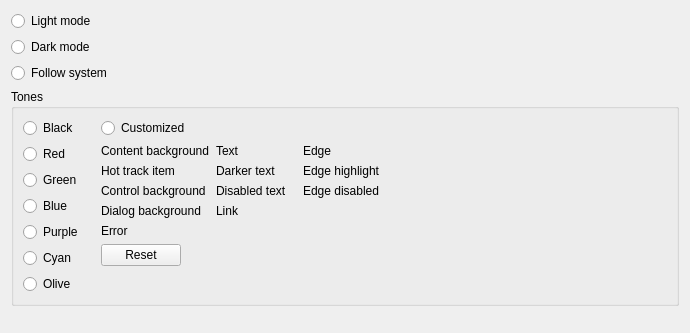
<?xml version="1.0" encoding="UTF-8"?>
<ui version="4.0">
 <class>PreferenceSubDarkmodeDlg</class>
 <widget class="QWidget" name="PreferenceSubDarkmodeDlg">
  <property name="geometry"><rect><x>0</x><y>0</y><width>690</width><height>333</height></rect></property>
  <layout class="QVBoxLayout" name="layout1">
   <item>
    <widget class="QRadioButton" name="radioDarkmodeLightmode">
     <property name="nppId" stdset="0"><number>7131</number></property>
     <property name="text"><string>Light mode</string></property>
     <attribute name="buttonGroup"><string notr="true">radioGroup1</string></attribute>
    </widget>
   </item>
   <item>
    <widget class="QRadioButton" name="radioDarkmodeDarkmode">
     <property name="nppId" stdset="0"><number>7132</number></property>
     <property name="text"><string>Dark mode</string></property>
     <attribute name="buttonGroup"><string notr="true">radioGroup1</string></attribute>
    </widget>
   </item>
   <item>
    <widget class="QRadioButton" name="radioDarkmodeFollowwindows">
     <property name="nppId" stdset="0"><number>7133</number></property>
     <property name="text"><string>Follow system</string></property>
     <attribute name="buttonGroup"><string notr="true">radioGroup1</string></attribute>
    </widget>
   </item>
   <item>
    <widget class="QGroupBox" name="darkmodeTonesGbStatic">
     <property name="nppId" stdset="0"><number>7135</number></property>
     <property name="title"><string>Tones</string></property>
     <layout class="QHBoxLayout" name="layout2">
      <item>
       <layout class="QVBoxLayout" name="layout3">
        <item>
         <widget class="QRadioButton" name="radioDarkmodeBlack">
          <property name="nppId" stdset="0"><number>7102</number></property>
          <property name="text"><string>Black</string></property>
          <attribute name="buttonGroup"><string notr="true">radioGroup2</string></attribute>
         </widget>
        </item>
        <item>
         <widget class="QRadioButton" name="radioDarkmodeRed">
          <property name="nppId" stdset="0"><number>7103</number></property>
          <property name="text"><string>Red</string></property>
          <attribute name="buttonGroup"><string notr="true">radioGroup2</string></attribute>
         </widget>
        </item>
        <item>
         <widget class="QRadioButton" name="radioDarkmodeGreen">
          <property name="nppId" stdset="0"><number>7104</number></property>
          <property name="text"><string>Green</string></property>
          <attribute name="buttonGroup"><string notr="true">radioGroup2</string></attribute>
         </widget>
        </item>
        <item>
         <widget class="QRadioButton" name="radioDarkmodeBlue">
          <property name="nppId" stdset="0"><number>7105</number></property>
          <property name="text"><string>Blue</string></property>
          <attribute name="buttonGroup"><string notr="true">radioGroup2</string></attribute>
         </widget>
        </item>
        <item>
         <widget class="QRadioButton" name="radioDarkmodePurple">
          <property name="nppId" stdset="0"><number>7107</number></property>
          <property name="text"><string>Purple</string></property>
          <attribute name="buttonGroup"><string notr="true">radioGroup2</string></attribute>
         </widget>
        </item>
        <item>
         <widget class="QRadioButton" name="radioDarkmodeCyan">
          <property name="nppId" stdset="0"><number>7108</number></property>
          <property name="text"><string>Cyan</string></property>
          <attribute name="buttonGroup"><string notr="true">radioGroup2</string></attribute>
         </widget>
        </item>
        <item>
         <widget class="QRadioButton" name="radioDarkmodeOlive">
          <property name="nppId" stdset="0"><number>7109</number></property>
          <property name="text"><string>Olive</string></property>
          <attribute name="buttonGroup"><string notr="true">radioGroup2</string></attribute>
         </widget>
        </item>
        <item>
         <spacer name="spacer4">
          <property name="orientation"><enum>Qt::Vertical</enum></property>
          <property name="sizeType"><enum>QSizePolicy::Expanding</enum></property>
          <property name="sizeHint" stdset="0"><size><width>0</width><height>0</height></size></property>
         </spacer>
        </item>
       </layout>
      </item>
      <item>
       <spacer name="spacer5">
        <property name="orientation"><enum>Qt::Horizontal</enum></property>
        <property name="sizeType"><enum>QSizePolicy::Fixed</enum></property>
        <property name="sizeHint" stdset="0"><size><width>12</width><height>0</height></size></property>
       </spacer>
      </item>
      <item>
       <layout class="QVBoxLayout" name="layout6">
        <item>
         <widget class="QRadioButton" name="radioDarkmodeCustomized">
          <property name="nppId" stdset="0"><number>7115</number></property>
          <property name="text"><string>Customized</string></property>
          <attribute name="buttonGroup"><string notr="true">radioGroup2</string></attribute>
         </widget>
        </item>
        <item>
         <layout class="QGridLayout" name="layout7">
          <item row="0" column="0">
           <widget class="QLabel" name="customizedColor1Static">
            <property name="nppId" stdset="0"><number>7116</number></property>
            <property name="text"><string>Content background</string></property>
           </widget>
          </item>
          <item row="0" column="1">
           <widget class="QLabel" name="customizedColor6Static">
            <property name="nppId" stdset="0"><number>7121</number></property>
            <property name="text"><string>Text</string></property>
           </widget>
          </item>
          <item row="0" column="2">
           <widget class="QLabel" name="customizedColor9Static">
            <property name="nppId" stdset="0"><number>7124</number></property>
            <property name="text"><string>Edge</string></property>
           </widget>
          </item>
          <item row="1" column="0">
           <widget class="QLabel" name="customizedColor2Static">
            <property name="nppId" stdset="0"><number>7117</number></property>
            <property name="text"><string>Hot track item</string></property>
           </widget>
          </item>
          <item row="1" column="1">
           <widget class="QLabel" name="customizedColor7Static">
            <property name="nppId" stdset="0"><number>7122</number></property>
            <property name="text"><string>Darker text</string></property>
           </widget>
          </item>
          <item row="1" column="2">
           <widget class="QLabel" name="customizedColor11Static">
            <property name="nppId" stdset="0"><number>7126</number></property>
            <property name="text"><string>Edge highlight</string></property>
           </widget>
          </item>
          <item row="2" column="0">
           <widget class="QLabel" name="customizedColor3Static">
            <property name="nppId" stdset="0"><number>7118</number></property>
            <property name="text"><string>Control background</string></property>
           </widget>
          </item>
          <item row="2" column="1">
           <widget class="QLabel" name="customizedColor8Static">
            <property name="nppId" stdset="0"><number>7123</number></property>
            <property name="text"><string>Disabled text</string></property>
           </widget>
          </item>
          <item row="2" column="2">
           <widget class="QLabel" name="customizedColor12Static">
            <property name="nppId" stdset="0"><number>7127</number></property>
            <property name="text"><string>Edge disabled</string></property>
           </widget>
          </item>
          <item row="3" column="0">
           <widget class="QLabel" name="customizedColor4Static">
            <property name="nppId" stdset="0"><number>7119</number></property>
            <property name="text"><string>Dialog background</string></property>
           </widget>
          </item>
          <item row="3" column="1">
           <widget class="QLabel" name="customizedColor10Static">
            <property name="nppId" stdset="0"><number>7125</number></property>
            <property name="text"><string>Link</string></property>
           </widget>
          </item>
          <item row="4" column="0">
           <widget class="QLabel" name="customizedColor5Static">
            <property name="nppId" stdset="0"><number>7120</number></property>
            <property name="text"><string>Error</string></property>
           </widget>
          </item>
         </layout>
        </item>
        <item>
         <layout class="QHBoxLayout" name="layout8">
          <item>
           <widget class="QPushButton" name="customizedResetButton">
            <property name="nppId" stdset="0"><number>7130</number></property>
            <property name="text"><string>Reset</string></property>
            <property name="autoDefault"><bool>false</bool></property>
           </widget>
          </item>
          <item>
           <spacer name="spacer9">
            <property name="orientation"><enum>Qt::Horizontal</enum></property>
            <property name="sizeType"><enum>QSizePolicy::Expanding</enum></property>
            <property name="sizeHint" stdset="0"><size><width>0</width><height>0</height></size></property>
           </spacer>
          </item>
         </layout>
        </item>
        <item>
         <spacer name="spacer10">
          <property name="orientation"><enum>Qt::Vertical</enum></property>
          <property name="sizeType"><enum>QSizePolicy::Expanding</enum></property>
          <property name="sizeHint" stdset="0"><size><width>0</width><height>0</height></size></property>
         </spacer>
        </item>
       </layout>
      </item>
      <item>
       <spacer name="spacer11">
        <property name="orientation"><enum>Qt::Horizontal</enum></property>
        <property name="sizeType"><enum>QSizePolicy::Expanding</enum></property>
        <property name="sizeHint" stdset="0"><size><width>0</width><height>0</height></size></property>
       </spacer>
      </item>
     </layout>
    </widget>
   </item>
   <item>
    <spacer name="spacer12">
     <property name="orientation"><enum>Qt::Vertical</enum></property>
     <property name="sizeType"><enum>QSizePolicy::Expanding</enum></property>
     <property name="sizeHint" stdset="0"><size><width>0</width><height>0</height></size></property>
    </spacer>
   </item>
  </layout>
 </widget>
 <resources/>
 <connections/>
 <buttongroups>
  <buttongroup name="radioGroup1"/>
  <buttongroup name="radioGroup2"/>
 </buttongroups>
</ui>
